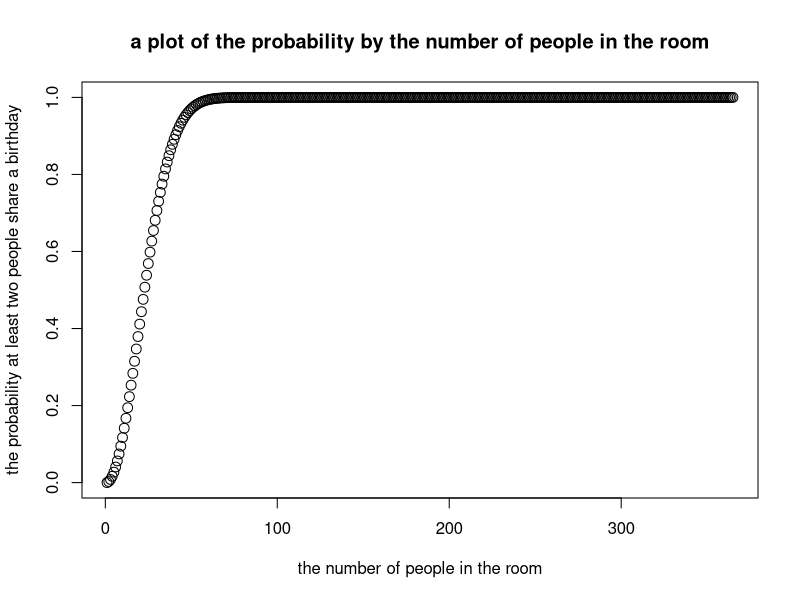

The R script that drew this image:
# this is the birthday function
birthday=function(n){
  while(n>1){
    p=1-prod((366-(0:(n-1)))/366)
    return(p)
  }
}

birthday(50)

# below is for plotting
days=1:365
p=numeric(365)
p[1]=0
p = 1 - cumprod((365-(0:(364)))/365)
plot(days,p,ylim = c(0,1),cex=1.3,
     main="a plot of the probability by the number of people in the room",
     xlab = "the number of people in the room",
     ylab = "the probability at least two people share a birthday")